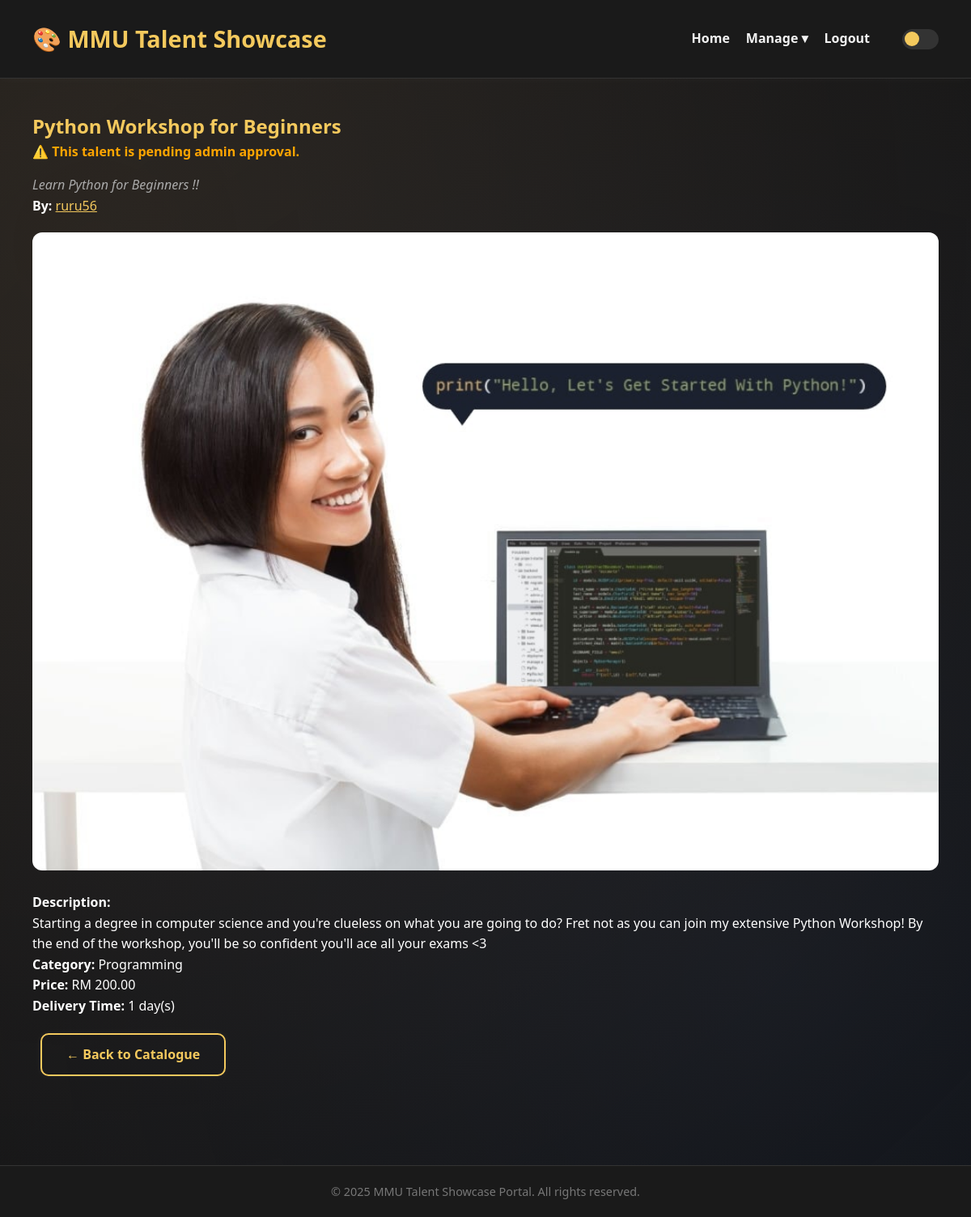
The page /talent_detail.php?id=2 (signed in) on the database as committed earlier.
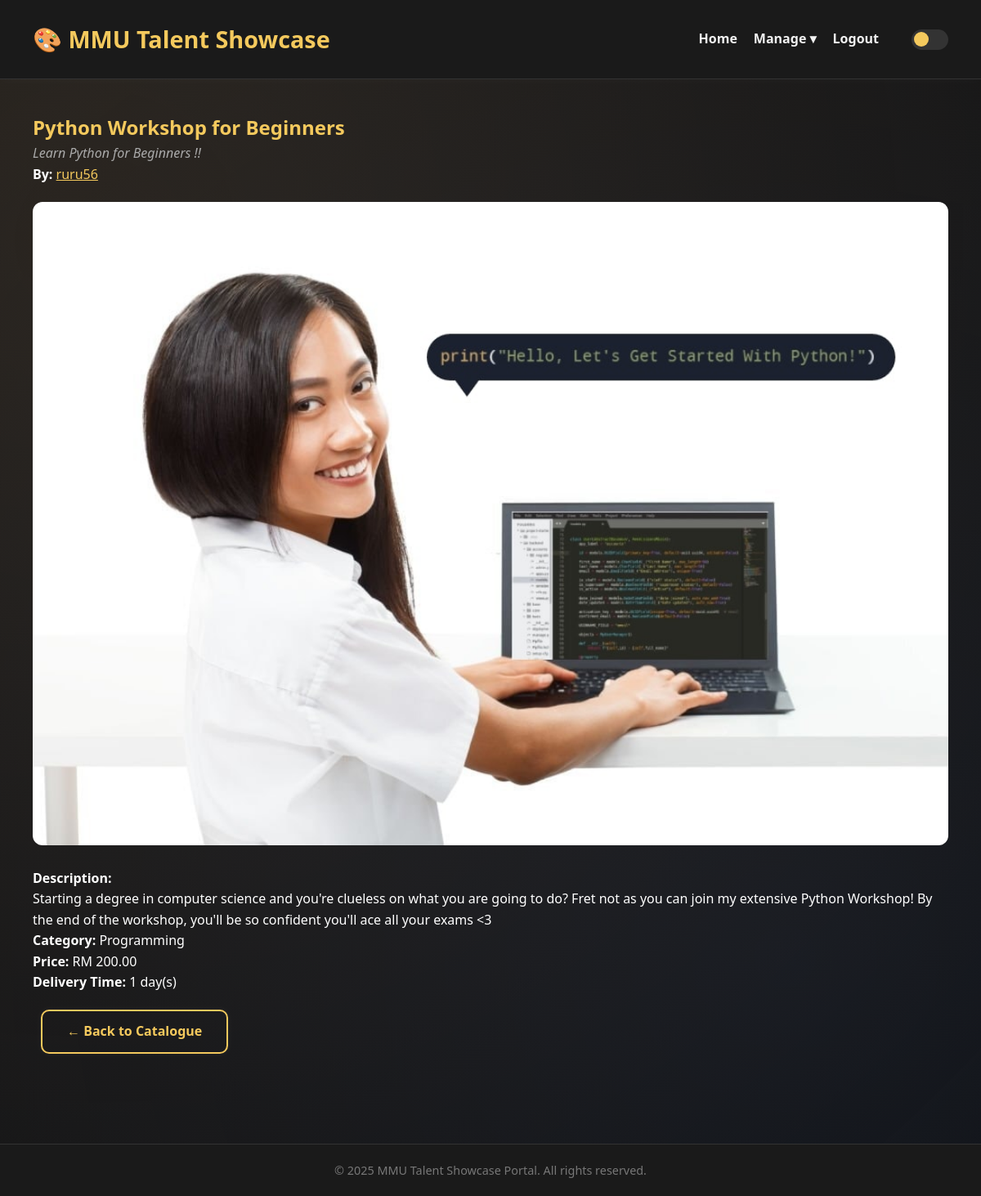
The same page on the database as committed later.
### talent_detail.php (the view, shortened to what this page needs)
<?php
require_once 'includes/db.php';
$talent_id = isset($_GET['id']) ? (int) $_GET['id'] : 0;
try {
    $stmt = $pdo->prepare("SELECT t.*, u.username, u.user_id FROM talents t JOIN users u ON t.user_id = u.user_id WHERE t.talent_id = ?");
    $stmt->execute([$talent_id]);
    $talent = $stmt->fetch(PDO::FETCH_ASSOC);
    $can_view_unapproved = false;
    if (isset($_SESSION['user'])) {
        if ($_SESSION['user']['role'] === 'admin' || $_SESSION['user']['user_id'] === $talent['user_id']) {
            $can_view_unapproved = true;
        }
    }
} catch (PDOException $e) {
    echo "Error: " . $e->getMessage();
    exit;
}
include 'includes/header.php';
?>
<div class="container" style="padding: 40px; color: white;">
    <h2 style="color: #f4c95d;"><?= htmlspecialchars($talent['title']) ?></h2>
    <?php if (!$talent['is_approved'] && $can_view_unapproved): ?>
        <p style="color: orange; font-weight: bold; margin-bottom: 15px;">
            ⚠️ This talent is pending admin approval.
        </p>
    <?php endif; ?>
    <?php if (!empty($talent['tagline'])): ?>
        <p style="font-style: italic; color: #aaa;"><?= htmlspecialchars($talent['tagline']) ?></p>
    <?php endif; ?>
    <p><strong>By:</strong>
        <a href="profile.php?user_id=<?= $talent['user_id'] ?>" style="color: #f4c95d;">
            <?= htmlspecialchars($talent['username']) ?>
        </a>
    </p>
    <?php if (!empty($talent['media_path'])): ?>
        <div class="media-preview" style="margin: 20px 0;">
            <?php
            $ext = strtolower(pathinfo($talent['media_path'], PATHINFO_EXTENSION));
            $media = htmlspecialchars($talent['media_path']);
            if (in_array($ext, ['jpg', 'jpeg', 'png', 'gif', 'webp'])) {
                echo "<img src='$media' alt='preview' style='width: 100%; border-radius: 12px;'>";
            } elseif (in_array($ext, ['mp4', 'webm'])) {
                echo "<video controls style='width: 100%; border-radius: 12px;'><source src='$media' type='video/$ext'></video>";
            } elseif (in_array($ext, ['mp3', 'wav'])) {
                echo "<audio controls style='width: 100%; margin-top: 10px;'><source src='$media' type='audio/$ext'></audio>";
            } elseif ($ext === 'pdf') {
                echo "<iframe src='$media' style='width: 100%; height: 600px; border: none;'></iframe>";
            } else {
                echo "<p>📁 <a href='$media' target='_blank' style='color: #f4c95d;'>Download File</a></p>";
            }
            ?>
        </div>
    <?php endif; ?>
    <p><strong>Description:</strong><br><?= nl2br(htmlspecialchars($talent['description'])) ?></p>
    <p><strong>Category:</strong> <?= htmlspecialchars($talent['category']) ?></p>
    <p><strong>Price:</strong> RM <?= number_format($talent['price'], 2) ?></p>
    <p><strong>Delivery Time:</strong> <?= htmlspecialchars($talent['delivery_time']) ?> day(s)</p>
    <a href="catalogue.php" class="btn outline" style="margin-top: 20px;">← Back to Catalogue</a>
</div>
<?php
include 'includes/footer.php';
?>

Rows that differ between the two databases and show on the page:
changed talents "Python Workshop for Beginners": is_approved 0 → 1 (drawn)
Other text that changed with them:
text no longer shown: "⚠️ This talent is pending admin approval."
